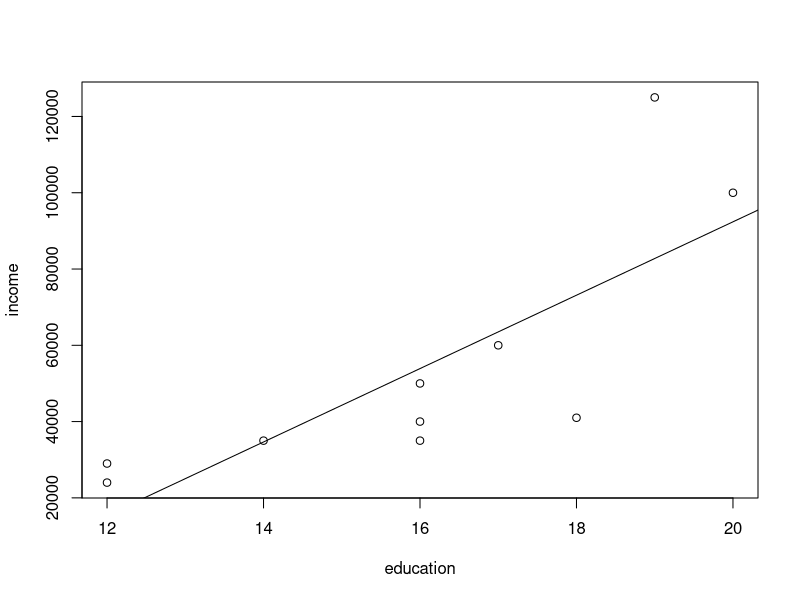
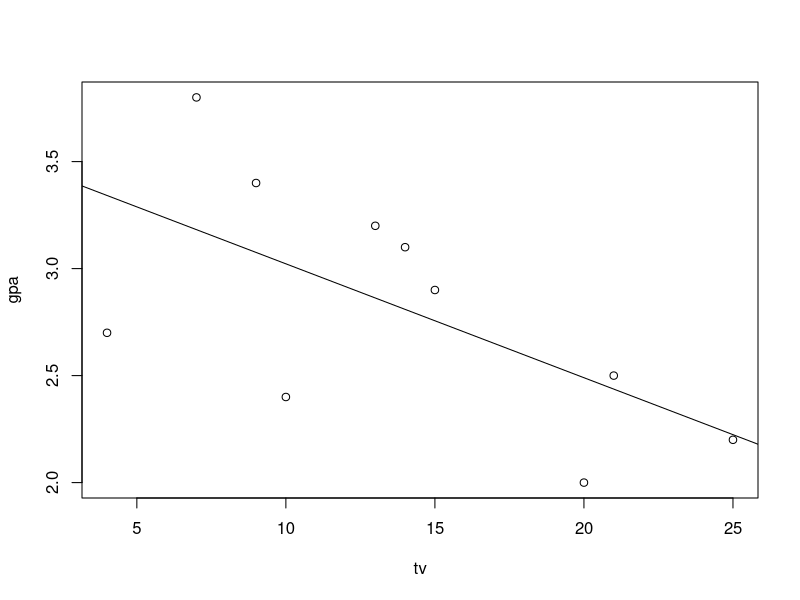

Reproduce these figures in R, in order.
income <- c(125000, 100000, 40000, 35000, 41000, 29000, 35000, 24000, 50000, 60000)
education <- c(19, 20, 16, 16, 18, 12, 14, 12, 16, 17)

tbl <- data.frame(cbind(income, education))
plot(income ~ education, data = tbl)

res = lm(income ~ education, data = tbl) # linear regression
abline(res) # draw a line
cor(income, education)

gpa <- c(3.1, 2.4, 2.0, 3.8, 2.2, 3.4, 2.9, 3.2, 2.7, 2.5)
tv <- c(14, 10, 20, 7, 25, 9, 15, 13, 4, 21)

tbl2 <- data.frame(cbind(gpa, tv))
plot(gpa ~ tv, data = tbl2)

res2 = lm(gpa ~ tv, data = tbl2) # linear regression
abline(res2) # draw a line
cor(gpa, tv)